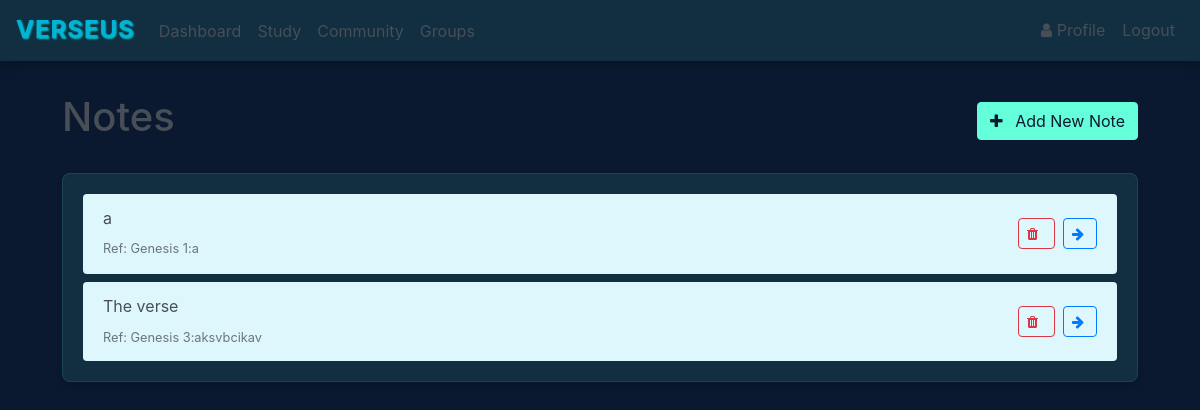
Screenshot of /verses (signed in) with the database file from the repository.
### website/models.py (models this page shows)
class Note(db.Model):
    id = db.Column(db.Integer, primary_key=True)
    title = db.Column(db.String(100), default="Untitled Verse")
    data = db.Column(db.String(500))
    date = db.Column(db.DateTime(timezone=True), default=func.now())
    user_id = db.Column(db.Integer, db.ForeignKey('user.id'))
    data_blanked = db.Column(db.String(500))
    ref = db.Column(JSON)
    word_blank_positions = db.Column(JSON)
    completions = db.Column(db.Integer, default=0)

### website/views.py (the view)
@views.route('/verses', methods=['GET'])
@login_required
def verses():
    books_of_the_bible = [
    "Genesis", "Exodus", "Leviticus", "Numbers", "Deuteronomy",
    "Joshua", "Judges", "Ruth", "1 Samuel", "2 Samuel",
    "1 Kings", "2 Kings", "1 Chronicles", "2 Chronicles", "Ezra",
    "Nehemiah", "Esther", "Job", "Psalms", "Proverbs",
    "Ecclesiastes", "Song of Solomon", "Isaiah", "Jeremiah", "Lamentations",
    "Ezekiel", "Daniel", "Hosea", "Joel", "Amos",
    "Obadiah", "Jonah", "Micah", "Nahum", "Habakkuk",
    "Zephaniah", "Haggai", "Zechariah", "Malachi",
    "Matthew", "Mark", "Luke", "John", "Acts",
    "Romans", "1 Corinthians", "2 Corinthians", "Galatians", "Ephesians",
    "Philippians", "Colossians", "1 Thessalonians", "2 Thessalonians", "1 Timothy",
    "2 Timothy", "Titus", "Philemon", "Hebrews", "James",
    "1 Peter", "2 Peter", "1 John", "2 John", "3 John",
    "Jude", "Revelation"]
    return render_template("verses.html", user=current_user, books=books_of_the_bible)

### website/templates/verses.html (shortened to what this page needs)
{% extends "base.html" %}
{% block content %}
<div class="d-flex justify-content-between align-items-center mb-4">
    <h1>Notes</h1>
    <a href="/add-note" class="btn btn-success">
        <i class="fa fa-plus"></i> Add New Note
    </a>
</div>
<div class="card">
    <div class="card-body">
        <ul class="list-group list-group-flush" id="notes">
            {% for note in user.notes %}
            <li class="list-group-item d-flex justify-content-between align-items-center">
                <div class="note-content">
                    <div class="note-text">{{ note.title }}</div>
                    <small class="text-muted">Ref: {{ note.ref }}</small>
                </div>
                <div class="note-actions">
                    <button type="button" class="btn btn-sm btn-outline-danger mr-2"
                        onClick="deleteNote('{{ note.id }}')">
                        <i class="fa fa-trash"></i>
                    </button>
                    <a href="/verses/{{ note.id }}" class="btn btn-sm btn-outline-primary">
                        <i class="fa fa-arrow-right"></i>
                    </a>
                </div>
            </li>
            {% endfor %}
        </ul>
    </div>
</div>
{% endblock %}

### website/static/styles.css (style rules this page uses)
:root { --primary-dark: #0a192f; --secondary-dark: #112f40; --accent-green: #64ffda; --accent-blue: #00b4d8; --text-primary: #484e57; --text-light: #ffffff; --text-secondary: #8892b0; --danger: #ff6b6b; --success: #4caf50; --cream: #ddf7fd; }
body { background-color: var(--primary-dark); color: var(--text-primary); font-family: 'Inter', -apple-system, BlinkMacSystemFont, 'Segoe UI', Roboto, Oxygen, Ubuntu, Cantarell, sans-serif; line-height: 1.6; margin: 0; padding: 0; min-height: 100vh; }
.card { background-color: var(--secondary-dark); border: 1px solid rgba(100, 255, 218, 0.1); border-radius: 8px; box-shadow: 0 4px 6px rgba(0, 0, 0, 0.1); transition: transform 0.3s ease, box-shadow 0.3s ease; }
.btn { border-radius: 4px; transition: all 0.3s ease; }
.btn-success { background-color: var(--accent-green); border-color: var(--accent-green); color: var(--primary-dark); }
.btn-outline-primary i.fa { margin-right: 4px; }
.btn-outline-primary i.fa-arrow-right { transition: transform 0.3s ease; }
a { color: var(--accent-blue); text-decoration: none; transition: color 0.3s ease; }
.note-content { flex: 1; min-width: 0; margin-right: 1rem; }
.note-text { word-wrap: break-word; margin-bottom: 0.25rem; }
.note-actions { display: flex; align-items: center; flex-shrink: 0; }
.list-group-item { background-color: var(--cream); border-color: rgba(100, 255, 218, 0.1); margin-bottom: 0.5rem; border-radius: 4px !important; }
.list-group-item:last-child { margin-bottom: 0; }
.btn i { margin-right: 0.5rem; }

### rows the page displays
Note: title "a", ref "Genesis 1:a"
Note: title "The verse", ref "Genesis 3:aksvbcikav"
